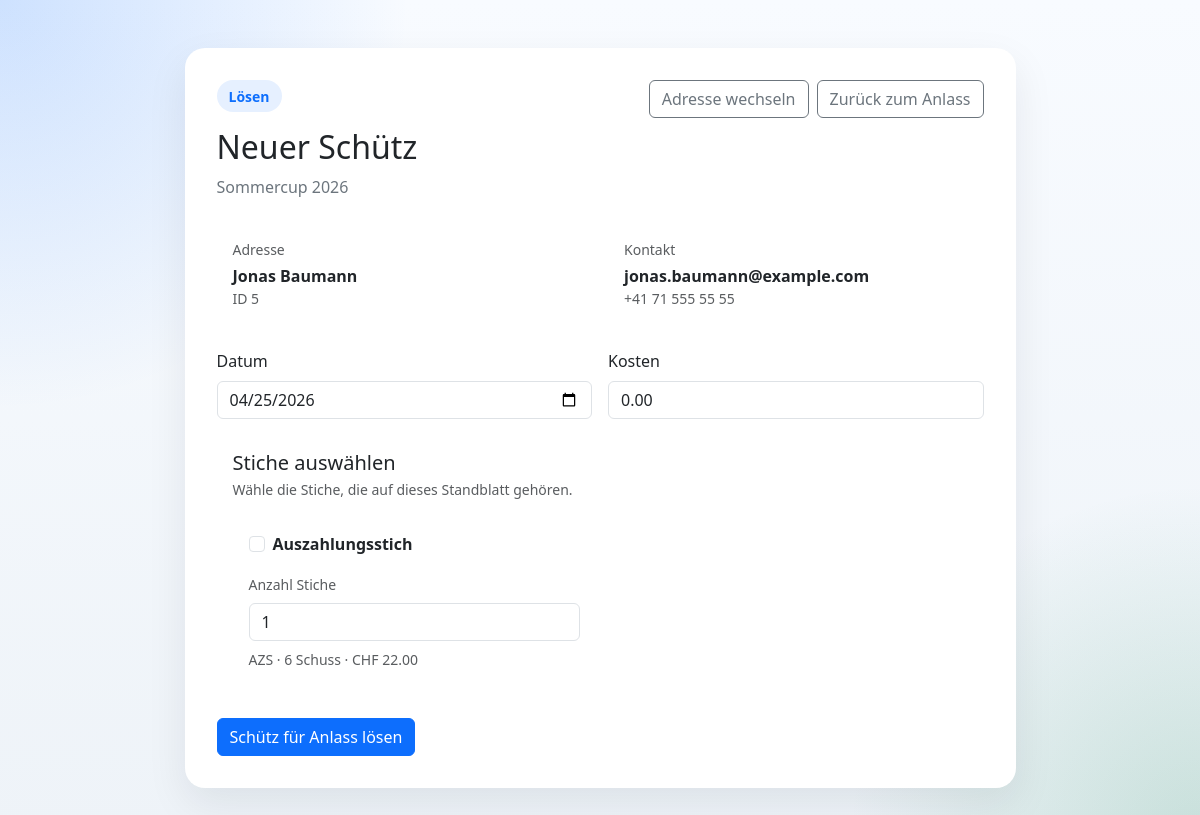
The page /anlass/2/loesen/neu?adresse_id=5 (signed in) on the database its author committed.
### tables this page shows
CREATE TABLE anlass (
    id INT UNSIGNED AUTO_INCREMENT PRIMARY KEY,
    fk_adress_id_creator INT UNSIGNED NULL,
    fk_adress_id_modifier INT UNSIGNED NULL,
    name_anlass VARCHAR(190) NOT NULL,
    shortname_anlass VARCHAR(100) NULL,
    start_anlass DATE NULL,
    end_anlass DATE NULL,
    created_by_user_id INT UNSIGNED NULL,
    created_at TIMESTAMP NOT NULL DEFAULT CURRENT_TIMESTAMP,
    updated_by_user_id INT UNSIGNED NULL,
    updated_at TIMESTAMP NOT NULL DEFAULT CURRENT_TIMESTAMP ON UPDATE CURRENT_TIMESTAMP,
    CONSTRAINT fk_anlass_adress_creator
        FOREIGN KEY (fk_adress_id_creator) REFERENCES adressen(id)
        ON DELETE SET NULL,
    CONSTRAINT fk_anlass_adress_modifier
        FOREIGN KEY (fk_adress_id_modifier) REFERENCES adressen(id)
        ON DELETE SET NULL,
    CONSTRAINT fk_anlass_created_by
        FOREIGN KEY (created_by_user_id) REFERENCES users(id)
        ON DELETE SET NULL,
    CONSTRAINT fk_anlass_updated_by
        FOREIGN KEY (updated_by_user_id) REFERENCES users(id)
        ON DELETE SET NULL
);

CREATE TABLE adressen (
    id INT UNSIGNED AUTO_INCREMENT PRIMARY KEY,
    creator_adress_id INT UNSIGNED NULL,
    modifier_adress_id INT UNSIGNED NULL,
    anrede VARCHAR(50) NULL,
    firmen_anrede VARCHAR(100) NULL,
    nachname VARCHAR(150) NOT NULL,
    vorname VARCHAR(150) NULL,
    zusatz VARCHAR(150) NULL,
    strasse VARCHAR(190) NULL,
    postfach VARCHAR(100) NULL,
    nation VARCHAR(100) NULL,
    plz_id INT UNSIGNED NULL,
    telefon VARCHAR(50) NULL,
    email VARCHAR(190) NULL,
    notiz TEXT NULL,
    geburtsdatum DATE NULL,
    lizenz VARCHAR(100) NULL,
    passwort VARCHAR(255) NULL,
    created_by_user_id INT UNSIGNED NULL,
    created_at TIMESTAMP NOT NULL DEFAULT CURRENT_TIMESTAMP,
    updated_by_user_id INT UNSIGNED NULL,
    updated_at TIMESTAMP NOT NULL DEFAULT CURRENT_TIMESTAMP ON UPDATE CURRENT_TIMESTAMP,
    CONSTRAINT fk_adressen_creator_adress
        FOREIGN KEY (creator_adress_id) REFERENCES adressen(id)
        ON DELETE SET NULL,
    CONSTRAINT fk_adressen_modifier_adress
        FOREIGN KEY (modifier_adress_id) REFERENCES adressen(id)
        ON DELETE SET NULL,
    CONSTRAINT fk_adressen_plz
        FOREIGN KEY (plz_id) REFERENCES plz(id)
        ON DELETE SET NULL,
    CONSTRAINT fk_adressen_created_by
        FOREIGN KEY (created_by_user_id) REFERENCES users(id)
        ON DELETE SET NULL,
    CONSTRAINT fk_adressen_updated_by
        FOREIGN KEY (updated_by_user_id) REFERENCES users(id)
        ON DELETE SET NULL
);

CREATE TABLE stich (
    id INT UNSIGNED AUTO_INCREMENT PRIMARY KEY,
    id_anlass INT UNSIGNED NOT NULL,
    id_disziplin INT UNSIGNED NULL,
    name VARCHAR(150) NOT NULL,
    short_name VARCHAR(50) NULL,
    anzeige_id VARCHAR(50) NULL,
    scheibe VARCHAR(50) NULL,
    wertigkeit DECIMAL(10,2) NULL,
    anzahl_schuss SMALLINT UNSIGNED NULL,
    anzahl_passen SMALLINT UNSIGNED NULL,
    preis DECIMAL(10,2) NULL,
    verbindung VARCHAR(100) NULL,
    created_by_user_id INT UNSIGNED NULL,
    created_at TIMESTAMP NOT NULL DEFAULT CURRENT_TIMESTAMP,
    updated_by_user_id INT UNSIGNED NULL,
    updated_at TIMESTAMP NOT NULL DEFAULT CURRENT_TIMESTAMP ON UPDATE CURRENT_TIMESTAMP,
    CONSTRAINT fk_stich_anlass
        FOREIGN KEY (id_anlass) REFERENCES anlass(id)
        ON DELETE CASCADE,
    CONSTRAINT fk_stich_created_by
        FOREIGN KEY (created_by_user_id) REFERENCES users(id)
        ON DELETE SET NULL,
    CONSTRAINT fk_stich_updated_by
        FOREIGN KEY (updated_by_user_id) REFERENCES users(id)
        ON DELETE SET NULL
);

### app/Views/loesen/loesenNew.php (the view, shortened to what the rows shown need)
<?php
$anlassId = (int) $anlass['id'];
$adresseId = (int) $adresse['id'];
$old = $old ?? [];
$selectedStichIds = array_map('intval', (array) ($old['stich_ids'] ?? []));
$stichCounts = (array) ($old['stich_counts'] ?? []);
$name = trim((string) (($adresse['vorname'] ?? '') . ' ' . ($adresse['nachname'] ?? '')));
?>
<!DOCTYPE html>
<html lang="de">
<head>
    <link rel="stylesheet" href="https://cdn.jsdelivr.net/npm/bootstrap@5.3.3/dist/css/bootstrap.min.css">
    <link rel="stylesheet" href="<?= htmlspecialchars(Url::asset('css/app.css')) ?>">
</head>
<body class="app-shell">
    <main class="container py-5">
        <div class="row justify-content-center">
            <div class="col-12 col-xl-9">
                <div class="card dashboard-card">
                    <div class="card-body">
                        <div class="d-flex flex-column flex-md-row justify-content-between align-items-md-start gap-3 mb-4">
                            <div>
                                <div class="brand-badge mb-3">Lösen</div>
                                <h1 class="h2 mb-2">Neuer Schütz</h1>
                                <p class="muted-copy mb-0">
                                    <?= htmlspecialchars((string) $anlass['name_anlass']) ?>
                                </p>
                            </div>
                            <div class="d-flex flex-wrap gap-2">
                                <a href="<?= htmlspecialchars(Url::app('/anlass/' . $anlassId . '/schuetzen/neu')) ?>" class="btn btn-outline-secondary">
                                    Adresse wechseln
                                </a>
                                <a href="<?= htmlspecialchars(Url::app('/anlass/' . $anlassId)) ?>" class="btn btn-outline-secondary">
                                    Zurück zum Anlass
                                </a>
                            </div>
                        </div>
                        <div class="row g-3 mb-4">
                            <div class="col-12 col-md-6">
                                <div class="list-group-item h-100 p-3 bg-white rounded-4">
                                    <div class="small text-body-secondary mb-1">Adresse</div>
                                    <div class="fw-semibold"><?= htmlspecialchars($name) ?></div>
                                    <div class="small text-body-secondary">
                                        ID <?= htmlspecialchars((string) $adresseId) ?>
                                    </div>
                                </div>
                            </div>
                            <div class="col-12 col-md-6">
                                <div class="list-group-item h-100 p-3 bg-white rounded-4">
                                    <div class="small text-body-secondary mb-1">Kontakt</div>
                                    <div class="fw-semibold">
                                        <?= htmlspecialchars((string) ($adresse['email'] ?: 'Keine E-Mail')) ?>
                                    </div>
                                    <div class="small text-body-secondary">
                                        <?= htmlspecialchars((string) ($adresse['telefon'] ?: 'Kein Telefon')) ?>
                                    </div>
                                </div>
                            </div>
                        </div>
                        <form method="post" action="<?= htmlspecialchars(Url::app('/anlass/' . $anlassId . '/loesen/neu')) ?>">
                            <div class="row g-3">
                                <div class="col-12 col-md-6">
                                    <label for="datum" class="form-label">Datum</label>
                                    <input id="datum" name="datum" type="date" class="form-control" value="<?= htmlspecialchars((string) ($old['datum'] ?? '')) ?>">
                                </div>
                                <div class="col-12 col-md-6">
                                    <label for="kosten" class="form-label">Kosten</label>
                                    <input id="kosten" name="kosten" type="number" step="0.01" min="0" class="form-control" value="<?= htmlspecialchars((string) ($old['kosten'] ?? '')) ?>" readonly>
                                </div>
                                <div class="col-12">
                                    <div class="list-group-item p-3 bg-white rounded-4">
                                        <div class="d-flex flex-column flex-md-row justify-content-between gap-2 mb-3">
                                            <div>
                                                <h2 class="h5 mb-1">Stiche auswählen</h2>
                                                <div class="small text-body-secondary">
                                                    Wähle die Stiche, die auf dieses Standblatt gehören.
                                                </div>
                                            </div>
                                        </div>
                                        <?php if ($stiche === []): ?>
                                            <div class="alert alert-light border mb-0">
                                                Für diesen Anlass sind noch keine Stiche hinterlegt.
                                            </div>
                                        <?php else: ?>
                                            <div class="row g-2">
                                                <?php foreach ($stiche as $stich): ?>
                                                    <?php $stichId = (int) $stich['id']; ?>
                                                    <?php $anzahlStiche = max(1, (int) ($stichCounts[$stichId] ?? 1)); ?>
                                                    <div class="col-12 col-md-6">
                                                        <label class="list-group-item h-100 p-3">
                                                            <div class="form-check">
                                                                <input
                                                                    class="form-check-input"
                                                                    type="checkbox"
                                                                    name="stich_ids[]"
                                                                    value="<?= htmlspecialchars((string) $stichId) ?>"
                                                                    id="stich-<?= htmlspecialchars((string) $stichId) ?>"
                                                                    data-stich-price="<?= htmlspecialchars((string) ($stich['preis'] ?? 0)) ?>"
                                                                    <?= in_array($stichId, $selectedStichIds, true) ? 'checked' : '' ?>
                                                                >
                                                                <span class="form-check-label fw-semibold">
                                                                    <?= htmlspecialchars((string) $stich['name']) ?>
                                                                </span>
                                                            </div>
                                                            <div class="mt-3">
                                                                <label for="stich-count-<?= htmlspecialchars((string) $stichId) ?>" class="form-label small text-body-secondary">
                                                                    Anzahl Stiche
                                                                </label>
                                                                <input
                                                                    id="stich-count-<?= htmlspecialchars((string) $stichId) ?>"
                                                                    name="stich_counts[<?= htmlspecialchars((string) $stichId) ?>]"
                                                                    type="number"
                                                                    min="1"
                                                                    step="1"
                                                                    class="form-control"
                                                                    value="<?= htmlspecialchars((string) $anzahlStiche) ?>"
                                                                >
                                                            </div>
                                                            <div class="small text-body-secondary mt-2">
                                                                <?php if (!empty($stich['short_name'])): ?>
                                                                    <?= htmlspecialchars((string) $stich['short_name']) ?> ·
                                                                <?php endif; ?>
                                                                <?= htmlspecialchars((string) ($stich['anzahl_schuss'] ?: '')) ?> Schuss
                                                                <?php if ($stich['preis'] !== null): ?>
                                                                    · CHF <?= htmlspecialchars((string) $stich['preis']) ?>
                                                                <?php endif; ?>
                                                            </div>
                                                        </label>
                                                    </div>
                                                <?php endforeach; ?>
                                            </div>
                                        <?php endif; ?>
                                    </div>
                                </div>
                                <div class="col-12">
                                    <button type="submit" class="btn btn-primary">
                                        Schütz für Anlass lösen
                                    </button>
                                </div>
                            </div>
                        </form>
                    </div>
                </div>
            </div>
        </div>
    </main>
</body>
</html>

### app/Core/Router.php (shortened to what the rows shown need)
<?php
final class Router
{
    private array $routes = [];
    public function dispatch(string $method, string $uri): void
    {
        $path = $this->normalizePath($uri);
        foreach ($this->routes[$method] ?? [] as $route) {
            if (!preg_match($route['pattern'], $path, $matches)) {
                continue;
            }
            $params = [];
            foreach ($matches as $key => $value) {
                if (is_string($key)) {
                    $params[$key] = $value;
                }
            }
            $route['handler']($params);
            return;
        }
    }
    private function map(string $method, string $path, callable $handler): void
    {
        $normalizedPath = $this->normalizePath($path);
        $quotedPath = preg_quote($normalizedPath, '#');
        $pattern = preg_replace_callback(
            '/\\\\\{([a-zA-Z_][a-zA-Z0-9_]*)\\\\\}/',
            static fn (array $matches): string => '(?P<' . $matches[1] . '>[^/]+)',
            $quotedPath
        );
        $this->routes[$method][] = [
            'path' => $normalizedPath,
            'pattern' => '#^' . $pattern . '$#',
            'handler' => $handler,
        ];
    }
    private function normalizePath(string $path): string
    {
        $path = parse_url($path, PHP_URL_PATH) ?: '/';
        if ($path !== '/') {
            $path = rtrim($path, '/');
        }
        return $path === '' ? '/' : $path;
    }
}

### rows shown on the page
anlass: name_anlass "Sommercup 2026"
adressen: name "Jonas Baumann", id "5", email "jonas.baumann@example.com", telefon "+41 71 555 55 55"
stich: name "Auszahlungsstich", id "1", short_name "AZS", anzahl_schuss "6", preis "22.00"
